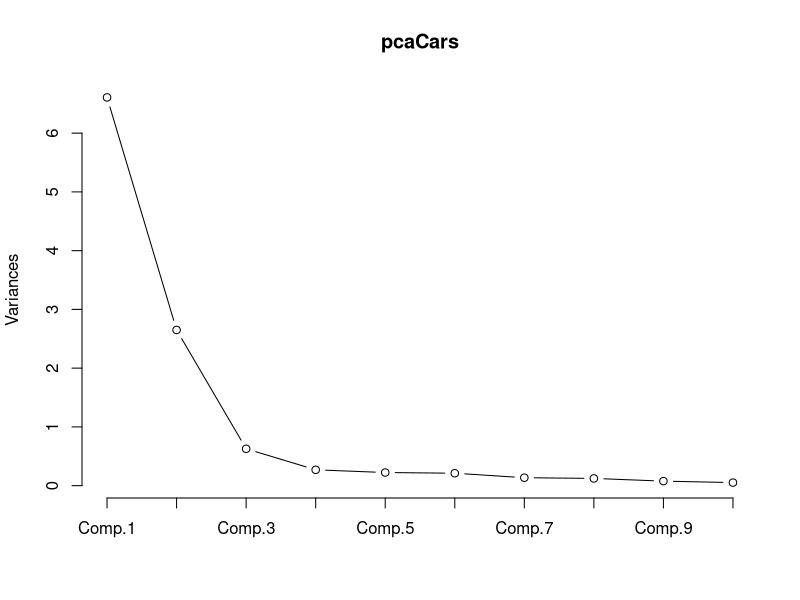
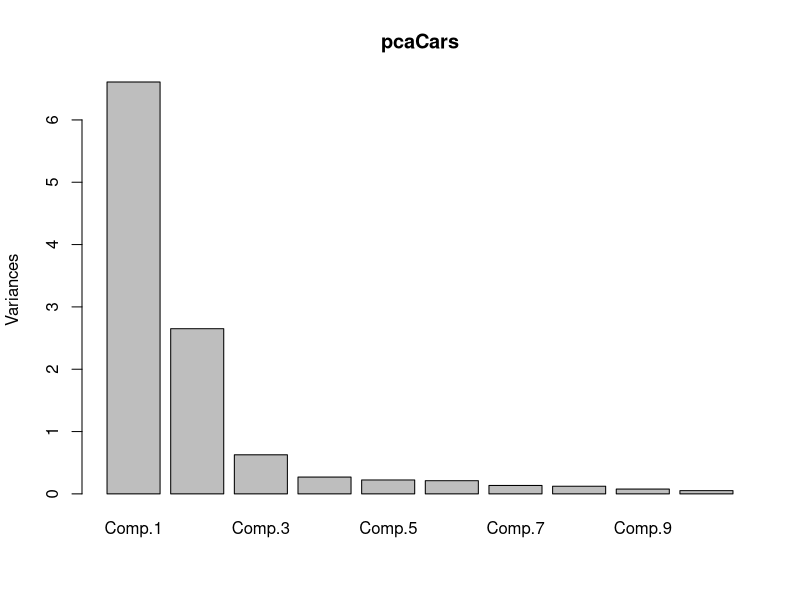

The R script that drew these images, in order:
# cor = TRUE indicates that PCA is performed on 
# standardized data (mean = 0, variance = 1)
pcaCars <- princomp(mtcars, cor = TRUE)

# view objects stored in pcaCars
names(pcaCars)

# proportion of variance explained
summary(pcaCars)

# scree plot
plot(pcaCars, type = "l")

# bar plot
plot(pcaCars)